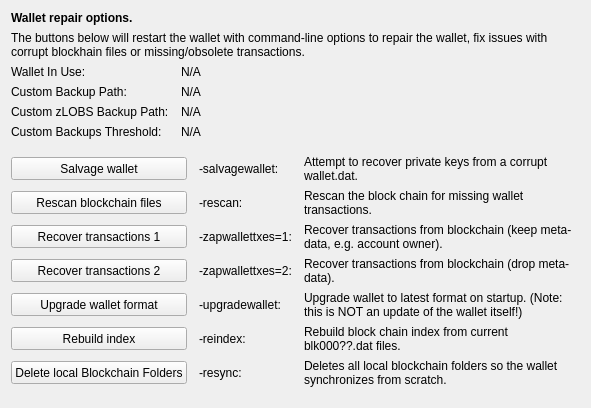
     <widget class="QWidget" name="tab_repair">
      <attribute name="title">
       <string>&amp;Wallet Repair</string>
      </attribute>
      <layout class="QGridLayout" name="gridLayout_4" columnstretch="0,0,0,0">
       <property name="horizontalSpacing">
        <number>12</number>
       </property>
       <item row="0" column="0" colspan="4">
        <widget class="QLabel" name="label_repair_header">
         <property name="font">
          <font>
           <weight>75</weight>
           <bold>true</bold>
          </font>
         </property>
         <property name="text">
          <string>Wallet repair options.</string>
         </property>
        </widget>
       </item>
       <item row="1" column="0" colspan="4">
        <widget class="QLabel" name="label_repair_helptext">
         <property name="font">
          <font>
           <weight>50</weight>
           <bold>false</bold>
          </font>
         </property>
         <property name="text">
          <string>The buttons below will restart the wallet with command-line options to repair the wallet, fix issues with corrupt blockhain files or missing/obsolete transactions.</string>
         </property>
         <property name="wordWrap">
          <bool>true</bool>
         </property>
        </widget>
       </item>
       <item row="2" column="0">
        <widget class="QLabel" name="wallet_path_label">
         <property name="text">
          <string>Wallet In Use:</string>
         </property>
        </widget>
       </item>
       <item row="2" column="1" colspan="3">
        <widget class="QLabel" name="wallet_path">
         <property name="cursor">
          <cursorShape>IBeamCursor</cursorShape>
         </property>
         <property name="text">
          <string>N/A</string>
         </property>
         <property name="textFormat">
          <enum>Qt::PlainText</enum>
         </property>
         <property name="textInteractionFlags">
          <set>Qt::LinksAccessibleByMouse|Qt::TextSelectableByKeyboard|Qt::TextSelectableByMouse</set>
         </property>
        </widget>
       </item>
       <item row="3" column="0">
        <widget class="QLabel" name="wallet_custombackuppath_label">
         <property name="text">
          <string>Custom Backup Path:</string>
         </property>
         <property name="visible">
          <bool>false</bool>
         </property>
        </widget>
       </item>
       <item row="3" column="1" colspan="3">
        <widget class="QLabel" name="wallet_custombackuppath">
         <property name="cursor">
          <cursorShape>IBeamCursor</cursorShape>
         </property>
         <property name="text">
          <string>N/A</string>
         </property>
         <property name="textFormat">
          <enum>Qt::PlainText</enum>
         </property>
         <property name="textInteractionFlags">
          <set>Qt::LinksAccessibleByMouse|Qt::TextSelectableByKeyboard|Qt::TextSelectableByMouse</set>
         </property>
         <property name="visible">
          <bool>false</bool>
         </property>
        </widget>
       </item>
       <item row="4" column="0">
        <widget class="QLabel" name="wallet_customzlobsbackuppath_label">
         <property name="text">
          <string>Custom zLOBS Backup Path:</string>
         </property>
         <property name="visible">
          <bool>false</bool>
         </property>
        </widget>
       </item>
       <item row="4" column="1" colspan="3">
        <widget class="QLabel" name="wallet_customzlobsbackuppath">
         <property name="cursor">
          <cursorShape>IBeamCursor</cursorShape>
         </property>
         <property name="text">
          <string>N/A</string>
         </property>
         <property name="textFormat">
          <enum>Qt::PlainText</enum>
         </property>
         <property name="textInteractionFlags">
          <set>Qt::LinksAccessibleByMouse|Qt::TextSelectableByKeyboard|Qt::TextSelectableByMouse</set>
         </property>
         <property name="visible">
          <bool>false</bool>
         </property>
        </widget>
       </item>
       <item row="5" column="0">
        <widget class="QLabel" name="wallet_custombackupthreshold_label">
         <property name="text">
          <string>Custom Backups Threshold:</string>
         </property>
         <property name="visible">
          <bool>false</bool>
         </property>
        </widget>
       </item>
       <item row="5" column="1" colspan="3">
        <widget class="QLabel" name="wallet_custombackupthreshold">
         <property name="cursor">
          <cursorShape>IBeamCursor</cursorShape>
         </property>
         <property name="text">
          <string>N/A</string>
         </property>
         <property name="textFormat">
          <enum>Qt::PlainText</enum>
         </property>
         <property name="textInteractionFlags">
          <set>Qt::LinksAccessibleByMouse|Qt::TextSelectableByKeyboard|Qt::TextSelectableByMouse</set>
         </property>
         <property name="visible">
          <bool>false</bool>
         </property>
        </widget>
       </item>
       <item row="6" column="0">
        <spacer name="verticalSpacer_repair1">
         <property name="orientation">
          <enum>Qt::Vertical</enum>
         </property>
         <property name="sizeHint" stdset="0">
          <size>
           <width>10</width>
           <height>10</height>
          </size>
         </property>
        </spacer>
       </item>
       <item row="7" column="0" colspan="2">
        <widget class="QPushButton" name="btn_salvagewallet">
         <property name="minimumSize">
          <size>
           <width>100</width>
           <height>23</height>
          </size>
         </property>
         <property name="text">
          <string>Salvage wallet</string>
         </property>
        </widget>
       </item>
       <item row="7" column="2">
        <widget class="QLabel" name="label_repair_salvage_command">
         <property name="text">
          <string notr="true">-salvagewallet:</string>
         </property>
        </widget>
       </item>
       <item row="7" column="3">
        <widget class="QLabel" name="label_repair_salvage">
         <property name="text">
          <string>Attempt to recover private keys from a corrupt wallet.dat.</string>
         </property>
         <property name="wordWrap">
          <bool>true</bool>
         </property>
        </widget>
       </item>
       <item row="8" column="0" colspan="2">
        <widget class="QPushButton" name="btn_rescan">
         <property name="minimumSize">
          <size>
           <width>100</width>
           <height>23</height>
          </size>
         </property>
         <property name="text">
          <string>Rescan blockchain files</string>
         </property>
        </widget>
       </item>
       <item row="8" column="2">
        <widget class="QLabel" name="label_repair_rescan_command">
         <property name="text">
          <string notr="true">-rescan:</string>
         </property>
        </widget>
       </item>
       <item row="8" column="3">
        <widget class="QLabel" name="label_repair_rescan">
         <property name="text">
          <string>Rescan the block chain for missing wallet transactions.</string>
         </property>
         <property name="wordWrap">
          <bool>true</bool>
         </property>
        </widget>
       </item>
       <item row="9" column="0" colspan="2">
        <widget class="QPushButton" name="btn_zapwallettxes1">
         <property name="minimumSize">
          <size>
           <width>100</width>
           <height>23</height>
          </size>
         </property>
         <property name="text">
          <string>Recover transactions 1</string>
         </property>
        </widget>
       </item>
       <item row="9" column="2">
        <widget class="QLabel" name="label_repair_zap1_command">
         <property name="text">
          <string notr="true">-zapwallettxes=1:</string>
         </property>
        </widget>
       </item>
       <item row="9" column="3">
        <widget class="QLabel" name="label_repair_zap1">
         <property name="text">
          <string>Recover transactions from blockchain (keep meta-data, e.g. account owner).</string>
         </property>
         <property name="wordWrap">
          <bool>true</bool>
         </property>
        </widget>
       </item>
       <item row="10" column="0" colspan="2">
        <widget class="QPushButton" name="btn_zapwallettxes2">
         <property name="minimumSize">
          <size>
           <width>100</width>
           <height>23</height>
          </size>
         </property>
         <property name="text">
          <string>Recover transactions 2</string>
         </property>
        </widget>
       </item>
       <item row="10" column="2">
        <widget class="QLabel" name="label_repair_zap2_command">
         <property name="text">
          <string notr="true">-zapwallettxes=2:</string>
         </property>
        </widget>
       </item>
       <item row="10" column="3">
        <widget class="QLabel" name="label_repair_zap2">
         <property name="text">
          <string>Recover transactions from blockchain (drop meta-data).</string>
         </property>
         <property name="wordWrap">
          <bool>true</bool>
         </property>
        </widget>
       </item>
       <item row="11" column="0" colspan="2">
        <widget class="QPushButton" name="btn_upgradewallet">
         <property name="minimumSize">
          <size>
           <width>100</width>
           <height>23</height>
          </size>
         </property>
         <property name="text">
          <string>Upgrade wallet format</string>
         </property>
        </widget>
       </item>
       <item row="11" column="2">
        <widget class="QLabel" name="label_repair_upgrade_command">
         <property name="text">
          <string notr="true">-upgradewallet:</string>
         </property>
        </widget>
       </item>
       <item row="11" column="3">
        <widget class="QLabel" name="label_repair_upgrade">
         <property name="text">
          <string>Upgrade wallet to latest format on startup. (Note: this is NOT an update of the wallet itself!)</string>
         </property>
         <property name="wordWrap">
          <bool>true</bool>
         </property>
        </widget>
       </item>
       <item row="12" column="0" colspan="2">
        <widget class="QPushButton" name="btn_reindex">
         <property name="minimumSize">
          <size>
           <width>100</width>
           <height>23</height>
          </size>
         </property>
         <property name="text">
          <string>Rebuild index</string>
         </property>
        </widget>
       </item>
       <item row="12" column="2">
        <widget class="QLabel" name="label_repair_reindex_command">
         <property name="text">
          <string notr="true">-reindex:</string>
         </property>
        </widget>
       </item>
       <item row="12" column="3">
        <widget class="QLabel" name="label_repair_reindex">
         <property name="text">
          <string>Rebuild block chain index from current blk000??.dat files.</string>
         </property>
         <property name="wordWrap">
          <bool>true</bool>
         </property>
        </widget>
       </item>
       <item row="13" column="0" colspan="2">
        <widget class="QPushButton" name="btn_resync">
         <property name="minimumSize">
          <size>
           <width>100</width>
           <height>23</height>
          </size>
         </property>
         <property name="text">
          <string>Delete local Blockchain Folders</string>
         </property>
        </widget>
       </item>
       <item row="13" column="2">
        <widget class="QLabel" name="label_repair_resync_command">
         <property name="text">
          <string>-resync:</string>
         </property>
        </widget>
       </item>
       <item row="13" column="3">
        <widget class="QLabel" name="label_repair_resync">
         <property name="text">
          <string>Deletes all local blockchain folders so the wallet synchronizes from scratch.</string>
         </property>
         <property name="wordWrap">
          <bool>true</bool>
         </property>
        </widget>
       </item>
       <item row="14" column="0">
        <spacer name="verticalSpacer_repair2">
         <property name="orientation">
          <enum>Qt::Vertical</enum>
         </property>
         <property name="sizeHint" stdset="0">
          <size>
           <width>20</width>
           <height>10</height>
          </size>
         </property>
        </spacer>
       </item>
      </layout>
     </widget>
